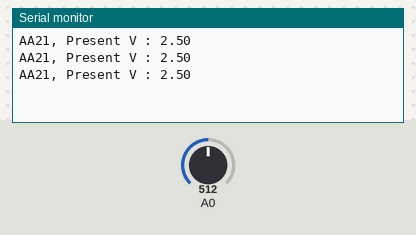
Bench run of a sketch on a simulated Arduino Uno, built with avr-gcc and run on an emulated ATmega328P. Shown: the last lines printed to the serial monitor. The test bench sets the inputs (shaded band); at power-on: A0 = 512.

Above: at 1.3 s.
1.4 s: A0 set to 716
At 1.9 s:
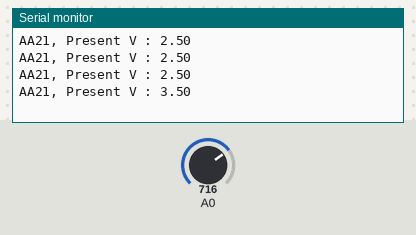
2.9 s: A0 set to 900
At 3.4 s:
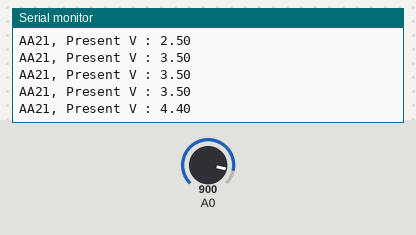
Timing chart, 0 to 5.9 s (numbered marks = the images above; inputs shaded):
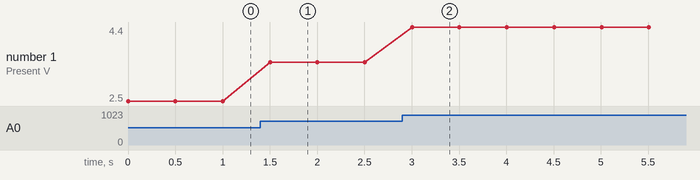

The sketch:

analog_read.ino
```cpp
/*
  AnalogReadSerial

  Reads an analog input on pin 0, prints the result to the Serial Monitor.
  Attach the center pin of a potentiometer to pin A0,
  and the outside pins to +5V and ground.
*/

void setup() {
  // initialize serial communication at 9600 bits per second:
  Serial.begin(9600);
}

void loop() {
  int sensorValue = analogRead(A0);
  Serial.print("AA21, Present V : ");
  Serial.println(sensorValue * 5 / 1023.0);

  delay(500);        // 2 Hz sampling
}
```

Measured:
- after the input at 1.4 s, the serial monitor: prints a new line after 0.10 s (image 1)
- after the input at 2.9 s, the serial monitor: prints a new line after 0.10 s (image 2)
- plotted number 1: 2.5 → 3.5 after the input at 1.4 s, 3.5 → 4.4 after the input at 2.9 s
